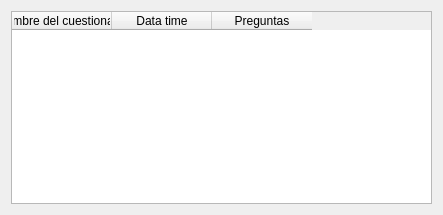
<?xml version="1.0" encoding="UTF-8"?>
<ui version="4.0">
 <class>Form</class>
 <widget class="QWidget" name="Form">
  <property name="geometry">
   <rect>
    <x>0</x>
    <y>0</y>
    <width>443</width>
    <height>215</height>
   </rect>
  </property>
  <property name="windowTitle">
   <string>Form</string>
  </property>
  <layout class="QVBoxLayout" name="verticalLayout">
   <item>
    <widget class="QTableWidget" name="tableWidget">
     <column>
      <property name="text">
       <string>Nombre del cuestionario</string>
      </property>
     </column>
     <column>
      <property name="text">
       <string>Data time</string>
      </property>
     </column>
     <column>
      <property name="text">
       <string>Preguntas</string>
      </property>
     </column>
    </widget>
   </item>
  </layout>
 </widget>
 <resources>
  <include location="../../../IMAGENES.qrc"/>
 </resources>
 <connections/>
</ui>
